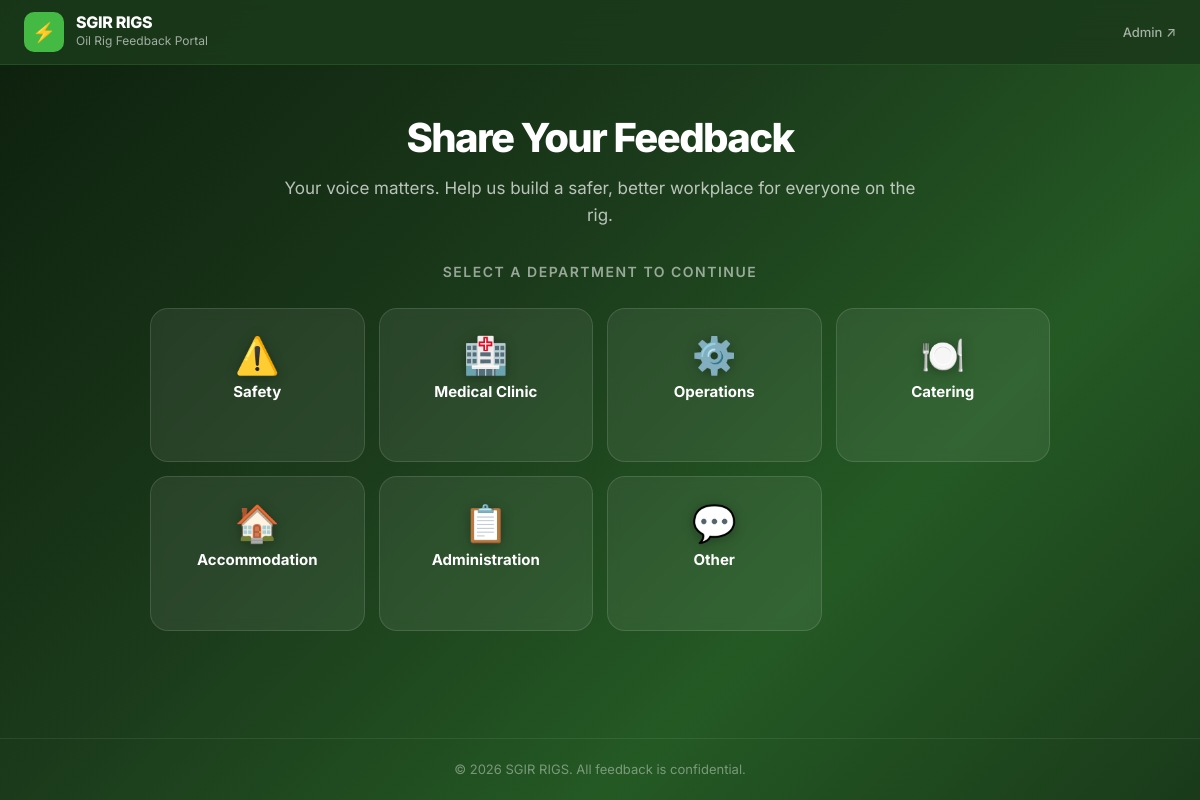
/feedback/index.php, run on the app's committed database.
### tables this page shows
CREATE TABLE IF NOT EXISTS admin_settings (
    id                  INT UNSIGNED PRIMARY KEY DEFAULT 1,
    notification_emails TEXT         NULL,
    company_name        VARCHAR(150) NOT NULL DEFAULT 'SGIR RIGS',
    company_tagline     VARCHAR(255) NOT NULL DEFAULT 'Feedback Portal',
    logo_path           VARCHAR(500) NULL,
    favicon_path        VARCHAR(500) NULL,
    updated_at          DATETIME     NOT NULL DEFAULT CURRENT_TIMESTAMP ON UPDATE CURRENT_TIMESTAMP
);

CREATE TABLE IF NOT EXISTS departments (
    id         INT UNSIGNED AUTO_INCREMENT PRIMARY KEY,
    name       VARCHAR(100) NOT NULL,
    slug       VARCHAR(100) NOT NULL UNIQUE,
    icon       VARCHAR(20)  NOT NULL DEFAULT '💬',
    is_active  TINYINT(1)   NOT NULL DEFAULT 1,
    sort_order INT          NOT NULL DEFAULT 0,
    created_at DATETIME     NOT NULL DEFAULT CURRENT_TIMESTAMP
);

### includes/helpers.php (called while the page is built, shortened)
<?php
function h(?string $str): string
{
    return htmlspecialchars((string)$str, ENT_QUOTES | ENT_SUBSTITUTE, 'UTF-8');
}
function get_site_settings(PDO $pdo): array
{
    $stmt = $pdo->query('SELECT * FROM admin_settings WHERE id = 1 LIMIT 1');
    $row  = $stmt->fetch();
    $settings = $row ?: [
        'id'                  => 1,
        'notification_emails' => '',
        'company_name'        => APP_NAME,
        'company_tagline'     => APP_TAGLINE,
        'logo_path'           => null,
        'favicon_path'        => null,
    ];
    return $settings;
}

### feedback/index.php (the view, shortened to what this page needs)
<?php
require_once ROOT . '/config/database.php';
require_once ROOT . '/includes/helpers.php';
$qr_identifier = trim($_GET['qr'] ?? '');
$qr_query = $qr_identifier !== '' ? '&qr=' . urlencode($qr_identifier) : '';
$depts = $pdo->query(
    "SELECT * FROM departments WHERE is_active = 1 ORDER BY sort_order ASC, name ASC"
)->fetchAll();
$settings = get_site_settings($pdo);
$company  = h($settings['company_name']);
$tagline  = h($settings['company_tagline']);
$logoPath = $settings['logo_path'] ? BASE_URL . '/' . ltrim($settings['logo_path'], '/') : null;
?>
<!DOCTYPE html>
<html lang="en">
<head>
<link rel="stylesheet" href="<?= ASSET_URL ?>/css/main.css">
<link rel="stylesheet" href="<?= ASSET_URL ?>/css/feedback.css">
</head>
<body class="feedback-body">
<header class="feedback-header">
  <div class="feedback-header-inner">
    <div class="feedback-logo">
      <?php if ($logoPath): ?>
        <img src="<?= h($logoPath) ?>" alt="<?= $company ?> Logo" class="logo-img">
      <?php else: ?>
        <div class="logo-icon-fallback">⚡</div>
      <?php endif; ?>
      <div class="logo-text">
        <span class="logo-company"><?= $company ?></span>
        <span class="logo-tagline"><?= $tagline ?></span>
      </div>
    </div>
    <a href="<?= BASE_URL ?>/dashboard/login.php" class="header-admin-link">Admin ↗</a>
  </div>
</header>
<section class="feedback-hero">
  <div class="feedback-hero-inner">
    <h1 class="hero-title">Share Your Feedback</h1>
    <p class="hero-subtitle">Your voice matters. Help us build a safer, better workplace for everyone on the rig.</p>
  </div>
</section>
<main class="feedback-main">
  <div class="container">
    <p class="section-label">Select a department to continue</p>
    <?php if (empty($depts)): ?>
      <div class="empty-state">
        <div class="empty-icon">🏢</div>
        <h3>No departments configured</h3>
        <p>Please contact your administrator.</p>
      </div>
    <?php else: ?>
      <div class="dept-grid">
        <?php foreach ($depts as $dept): ?>
          <a href="<?= BASE_URL ?>/feedback/location.php?dept=<?= h($dept['slug']) ?><?= $qr_query ?>"
             class="dept-card"
             data-dept="<?= h($dept['slug']) ?>">
            <div class="dept-card-icon"><?= $dept['icon'] ?></div>
            <div class="dept-card-name"><?= h($dept['name']) ?></div>
            <div class="dept-card-arrow">→</div>
          </a>
        <?php endforeach; ?>
      </div>
    <?php endif; ?>
  </div>
</main>
<footer class="feedback-footer">
  <p>&copy; <?= date('Y') ?> <?= $company ?>. All feedback is confidential.</p>
</footer>
</body>
</html>

### assets/css/main.css (style rules this page uses)
:root { --primary-900: #0d1f0d; --primary-800: #122612; --primary-700: #1B3A1B; --primary-600: #245924; --primary-500: #2d712d; --accent-500: #44B944; --accent-400: #5dd15d; --accent-300: #80dc80; --neutral-50: #f8faf8; --neutral-100: #f0f4f0; --neutral-200: #e2e8e2; --neutral-300: #c8d4c8; --neutral-400: #9aaa9a; --neutral-500: #6b7c6b; --neutral-600: #4a5a4a; --neutral-700: #2d3a2d; --neutral-800: #1a241a; --neutral-900: #0d120d; --success: #22c55e; --warning: #f59e0b; --error: #ef4444; --info: #3b82f6; --shadow-sm: 0 1px 3px rgba(0,0,0,0.12); --shadow-md: 0 4px 12px rgba(0,0,0,0.15); --shadow-lg: 0 10px 30px rgba(0,0,0,0.20); --shadow-xl: 0 20px 60px rgba(0,0,0,0.25); --radius-sm: 6px; --radius-md: 12px; --radius-lg: 20px; --radius-xl: 28px; --transition: 0.2s ease; }
*, *::before, *::after { box-sizing: border-box; }
html { font-size: 16px; scroll-behavior: smooth; -webkit-text-size-adjust: 100%; }
body { margin: 0; font-family: 'Inter', -apple-system, BlinkMacSystemFont, 'Segoe UI', sans-serif; font-size: 0.9375rem; line-height: 1.6; color: #1e293b; background: var(--neutral-100); -webkit-font-smoothing: antialiased; -moz-osx-font-smoothing: grayscale; }
h1, h2, h3, h4, h5, h6 { margin: 0; line-height: 1.25; font-weight: 700; letter-spacing: -0.02em; color: var(--neutral-800); }
p { margin: 0 0 1rem; }
a { color: var(--accent-500); text-decoration: none; }

### assets/css/feedback.css (style rules this page uses)
.feedback-body { background: linear-gradient(135deg, #0d1f0d 0%, #1B3A1B 40%, #245924 70%, #1a3a1a 100%); min-height: 100vh; display: flex; flex-direction: column; }
.feedback-header { position: sticky; top: 0; z-index: 100; background: rgba(27, 58, 27, 0.88); backdrop-filter: blur(14px); -webkit-backdrop-filter: blur(14px); border-bottom: 1px solid rgba(68, 185, 68, 0.2); }
.feedback-header-inner { max-width: 1200px; margin: 0 auto; padding: 0 24px; height: 64px; display: flex; align-items: center; justify-content: space-between; }
.feedback-logo { display: flex; align-items: center; gap: 12px; }
.logo-icon-fallback { width: 40px; height: 40px; background: var(--accent-500); border-radius: 10px; display: flex; align-items: center; justify-content: center; font-size: 1.2rem; flex-shrink: 0; }
.logo-text { display: flex; flex-direction: column; }
.logo-company { font-size: 1rem; font-weight: 800; color: #fff; letter-spacing: -0.3px; line-height: 1.1; }
.logo-tagline { font-size: 0.75rem; color: rgba(255,255,255,0.6); font-weight: 400; }
.header-admin-link { font-size: 0.8125rem; color: rgba(255,255,255,0.6); font-weight: 500; transition: color 0.2s; }
.feedback-hero { padding: 48px 24px 32px; text-align: center; }
.feedback-hero-inner { max-width: 640px; margin: 0 auto; }
.hero-title { font-size: clamp(1.75rem, 5vw, 2.5rem); font-weight: 800; color: #fff; letter-spacing: -0.04em; margin-bottom: 12px; }
.hero-subtitle { font-size: 1.0625rem; color: rgba(255,255,255,0.7); line-height: 1.6; margin: 0; }
.feedback-main { flex: 1; padding: 0 16px 48px; }
.container { max-width: 1200px; margin: 0 auto; }
.section-label { text-align: center; font-size: 0.875rem; font-weight: 600; color: rgba(255,255,255,0.55); text-transform: uppercase; letter-spacing: 1.5px; margin-bottom: 24px; }
.dept-grid { display: grid; grid-template-columns: repeat(2, 1fr); gap: 14px; max-width: 900px; margin: 0 auto; }
@media (min-width: 640px) { .dept-grid { grid-template-columns: repeat(3, 1fr); } }
@media (min-width: 960px) { .dept-grid { grid-template-columns: repeat(4, 1fr); } }
.dept-card { position: relative; display: flex; flex-direction: column; align-items: center; justify-content: center; gap: 10px; padding: 28px 16px; background: rgba(255,255,255,0.07); border: 1px solid rgba(255,255,255,0.12); border-radius: 18px; cursor: pointer; text-decoration: none; overflow: hidden; transition: transform 0.25s cubic-bezier(0.34,1.56,0.64,1), background 0.2s, border-color 0.2s, box-shadow 0.25s; backdrop-filter: blur(6px); }
.dept-card-icon { font-size: 2.25rem; line-height: 1; filter: drop-shadow(0 2px 6px rgba(0,0,0,0.3)); transition: transform 0.25s; }
.dept-card-name { font-size: 0.9375rem; font-weight: 700; color: #fff; text-align: center; line-height: 1.2; }
.dept-card-arrow { font-size: 0.875rem; color: rgba(255,255,255,0); transition: color 0.2s, transform 0.2s; }
.feedback-footer { padding: 20px 24px; text-align: center; border-top: 1px solid rgba(255,255,255,0.08); }
.feedback-footer p { font-size: 0.8125rem; color: rgba(255,255,255,0.4); margin: 0; }

### data on the page
admin_settings: company_name "SGIR RIGS", company_tagline "Oil Rig Feedback Portal"
departments: icon "⚠️", name "Safety"
departments: icon "🏥", name "Medical Clinic"
departments: icon "⚙️", name "Operations"
departments: icon "🍽️", name "Catering"
departments: icon "🏠", name "Accommodation"
departments: icon "📋", name "Administration"
departments: icon "💬", name "Other"
